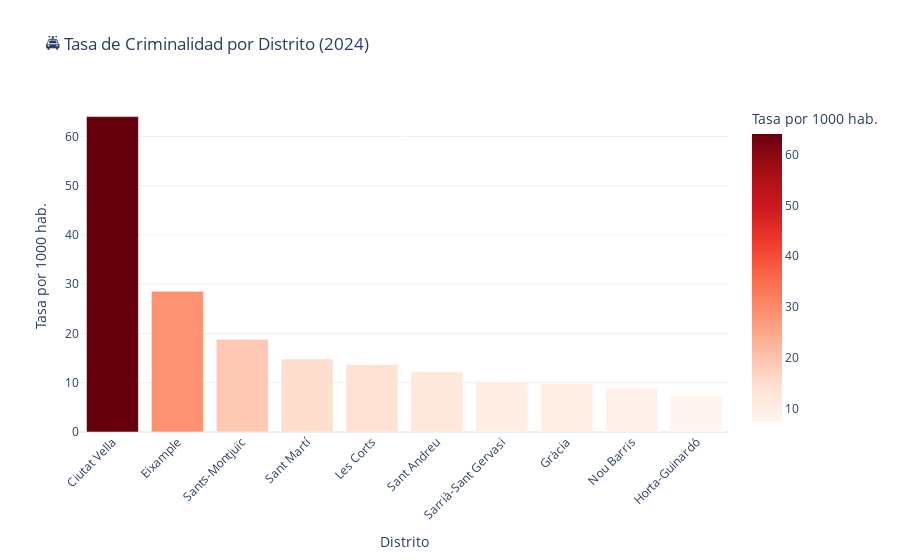

Here is the notebook cell this chart was saved with:
### Markdown cell above
---
## 5️⃣ Datos de Seguridad y Ruido

Análisis de criminalidad y contaminación acústica por distrito.

### Code cell
# Criminalidad por distrito (2024)
query = """
SELECT 
    b.distrito_nombre,
    SUM(s.delitos_patrimonio) as delitos_patrimonio,
    SUM(s.delitos_seguridad_personal) as delitos_seguridad,
    AVG(s.tasa_criminalidad_1000hab) as tasa_promedio
FROM fact_seguridad s
JOIN dim_barrios b ON s.barrio_id = b.barrio_id
WHERE s.anio = 2024
GROUP BY b.distrito_nombre
ORDER BY tasa_promedio DESC
"""

with get_connection() as conn:
    df_crimen = pd.read_sql_query(query, conn)

fig = px.bar(
    df_crimen,
    x='distrito_nombre',
    y='tasa_promedio',
    color='tasa_promedio',
    title='🚔 Tasa de Criminalidad por Distrito (2024)',
    labels={
        'tasa_promedio': 'Tasa por 1000 hab.',
        'distrito_nombre': 'Distrito'
    },
    color_continuous_scale='Reds',
    template='plotly_white'
)
fig.update_layout(xaxis_tickangle=-45)
fig.show()

### Figure 1 — Plotly figure (JSON) as saved in the notebook; plotly's stock layout.template omitted (floating-point values rounded to 4 significant figures)
{"data": [{"hovertemplate": "Distrito=%{x}<br>Tasa por 1000 hab.=%{marker.color}<extra></extra>", "legendgroup": "", "marker": {"color": [64.03, 28.57, 18.83, 14.84, 13.71, 12.24, 10.24, 9.85, 8.86, 7.39], "coloraxis": "coloraxis", "pattern": {"shape": ""}}, "name": "", "orientation": "v", "showlegend": false, "textposition": "auto", "type": "bar", "x": ["Ciutat Vella", "Eixample", "Sants-Montjuïc", "Sant Martí", "Les Corts", "Sant Andreu", "Sarrià-Sant Gervasi", "Gràcia", "Nou Barris", "Horta-Guinardó"], "xaxis": "x", "y": [64.03, 28.57, 18.83, 14.84, 13.71, 12.24, 10.24, 9.85, 8.86, 7.39], "yaxis": "y"}], "layout": {"barmode": "relative", "coloraxis": {"colorbar": {"title": {"text": "Tasa por 1000 hab."}}, "colorscale": [[0, "rgb(255,245,240)"], [0.125, "rgb(254,224,210)"], [0.25, "rgb(252,187,161)"], [0.375, "rgb(252,146,114)"], [0.5, "rgb(251,106,74)"], [0.625, "rgb(239,59,44)"], [0.75, "rgb(203,24,29)"], [0.875, "rgb(165,15,21)"], [1, "rgb(103,0,13)"]]}, "legend": {"tracegroupgap": 0}, "title": {"text": "🚔 Tasa de Criminalidad por Distrito (2024)"}, "xaxis": {"anchor": "y", "domain": [0, 1], "tickangle": -45, "title": {"text": "Distrito"}}, "yaxis": {"anchor": "x", "domain": [0, 1], "title": {"text": "Tasa por 1000 hab."}}}}
